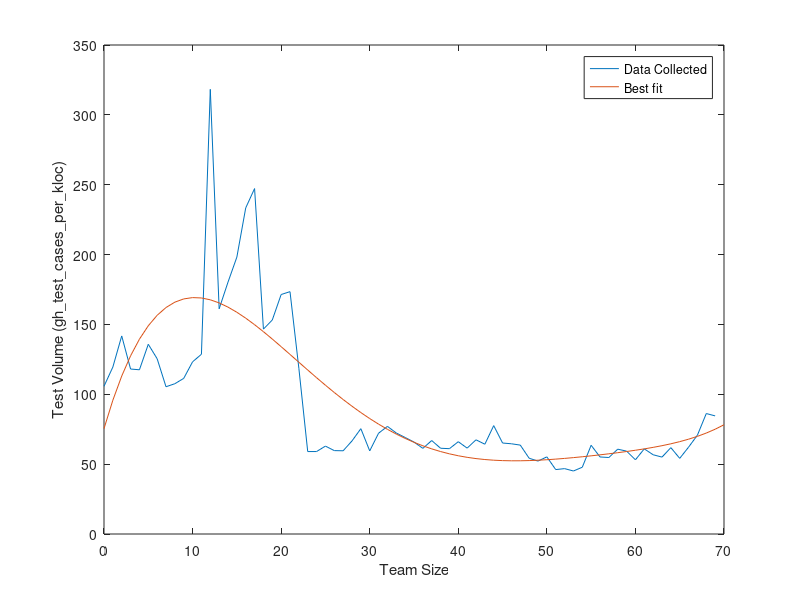

The MATLAB script that drew this image:
x = [0,1,2,3,4,5,6,7,8,9,10,11,12,13,14,15,16,17,18,19,20,21,22,23,24,25,26,27,28,29,30,31,32,33,34,35,36,37,38,39,40,41,42,43,44,45,46,47,48,49,50,51,52,53,54,55,56,57,58,59,60,61,62,63,64,65,66,67,68,69];
y = [105.72481019522735,119.5120441927258,141.76797640482047,118.0826318024149,117.54386562590476,135.7986232260769,125.44762466325015,105.3993078296298,107.57064778523572,111.38355197724334,123.23791282430543,128.65108190880116,318.2658142086569,161.18571265462285,180.26498198846255,198.18858252026342,233.39395163552174,247.25080706624166,146.66362941803877,153.17689029531832,171.4060449088905,173.45895012026446,118.6315011025313,59.006776450007116,59.02099017948262,62.91284022382916,59.68732281983474,59.56750100465241,66.62368044090931,75.39481160150123,59.47826344453459,72.14285253029963,77.03460248153283,72.29965879045935,69.09026589720719,65.80395466557033,61.30611893827328,66.89544955508703,61.381123996376076,61.071141393763874,66.05847295983773,61.46799249028736,67.41626068213708,64.25982826783755,77.57669035905165,65.12218787282917,64.57700285823182,63.6289019185789,54.22468370444058,52.18292116792455,55.21866893354531,46.10908542093092,46.79497398678063,45.098687348637235,47.79104214995629,63.50744310568112,55.14012046448438,54.747860766751465,60.710171887956804,59.32128397338681,53.125869915160806,60.93893818007069,56.71814408867745,55.04060845253118,61.809753462709764,54.13941616567725,62.159145856644294,70.761529181366,86.22571229150368,84.53393320762586];

x1 = [0:1:70];
pf = polyfit(x,y,5);
pv = polyval(pf,x1);
plot(x,y);
hold on;
plot(x1,pv);
xlabel('Team Size');
ylabel('Test Volume (gh\_test\_cases\_per\_kloc)');
legend('Data Collected', 'Best fit');